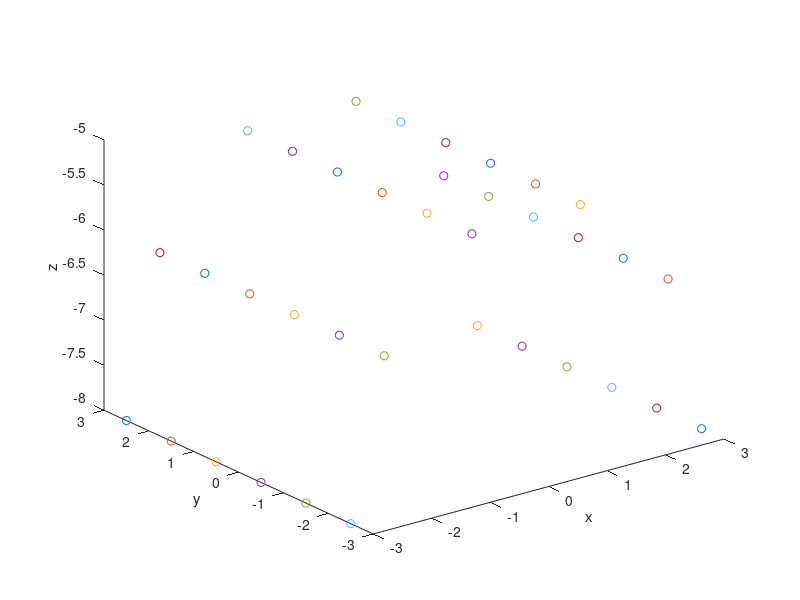

Recreate this plot in MATLAB.
% Manuel Manelli 29/10/2018

clear all
close all
clc

o = zeros(3,1)    %pinol

oc = [0;0;-8]      %posizione del centro del cilindro nello spazio
h = 5;            %altezza del cilindro
r = 3;            %raggio del cilindro

n = 10;        %n. di punti

ex = [0,180]      %intervallo
st = (ex(2) - ex(1))/(n/2);
th = [ex(1):st:ex(2)]

stz = h / (n/2)
y = [-h/2:stz:h/2]

x_cil = inline('r*cos((th/180)*pi)');
z_cil = inline('r*sin((th/180)*pi)');

for i = 1:numel(th)
    for j = 1:numel(y)
        M(j,i,1) = (oc(1)-o(1))+x_cil(r,th(i));     %x = (xc'-xc) + rcos(th)   |    M(i,j,1) i _> altezza y, j -> angolo theta
        M(j,i,2) = (oc(3)-o(3))+z_cil(r,th(i));     %z = (zc'-zc) + rsin(th)   |    1 -> X   2 -> Z  3 -> Y rispetto a o
        M(j,i,3) = (oc(2)-o(2)) + y(j);
    end
end

disp(M)
%prof
% ax = inline('acos(x/sqrt(x^2 + y^2 + z^2))');
% ay = inline('acos(y/sqrt(x^2 + y^2 + z^2))');
%io
ax = inline('asin(abs(0-z)/sqrt((0-y)^2 + (0-z)^2))');
ay = inline('asin(abs(0-z)/sqrt((0-z)^2 + (0-x)^2))');

x = oc(1); y = oc(2); z = oc(3);

r_in = [(pi/2 - ax(y,z));(pi/2 - ay(x,z));oc(1);oc(2);1]

for i=1:numel(M(:,1,1))
    for j=1:numel(M(1,:,1))
        plot3(M(i,j,1),M(i,j,3), M(i,j,2),'o'); hold on;
    end
end
xlabel('x')
ylabel('y')
zlabel('z')
